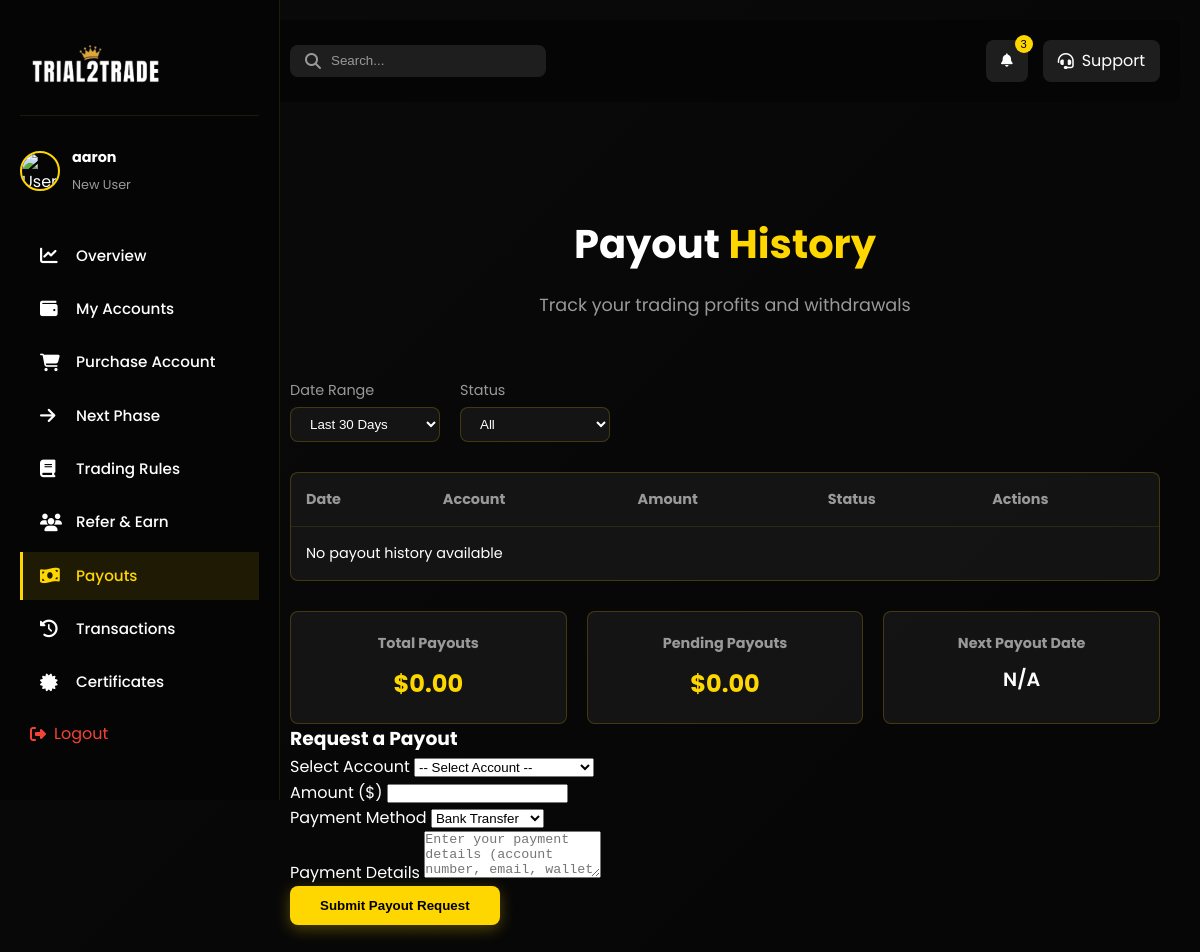
/dashboard-payouts/ (signed in), run on an earlier commit of the app's database.
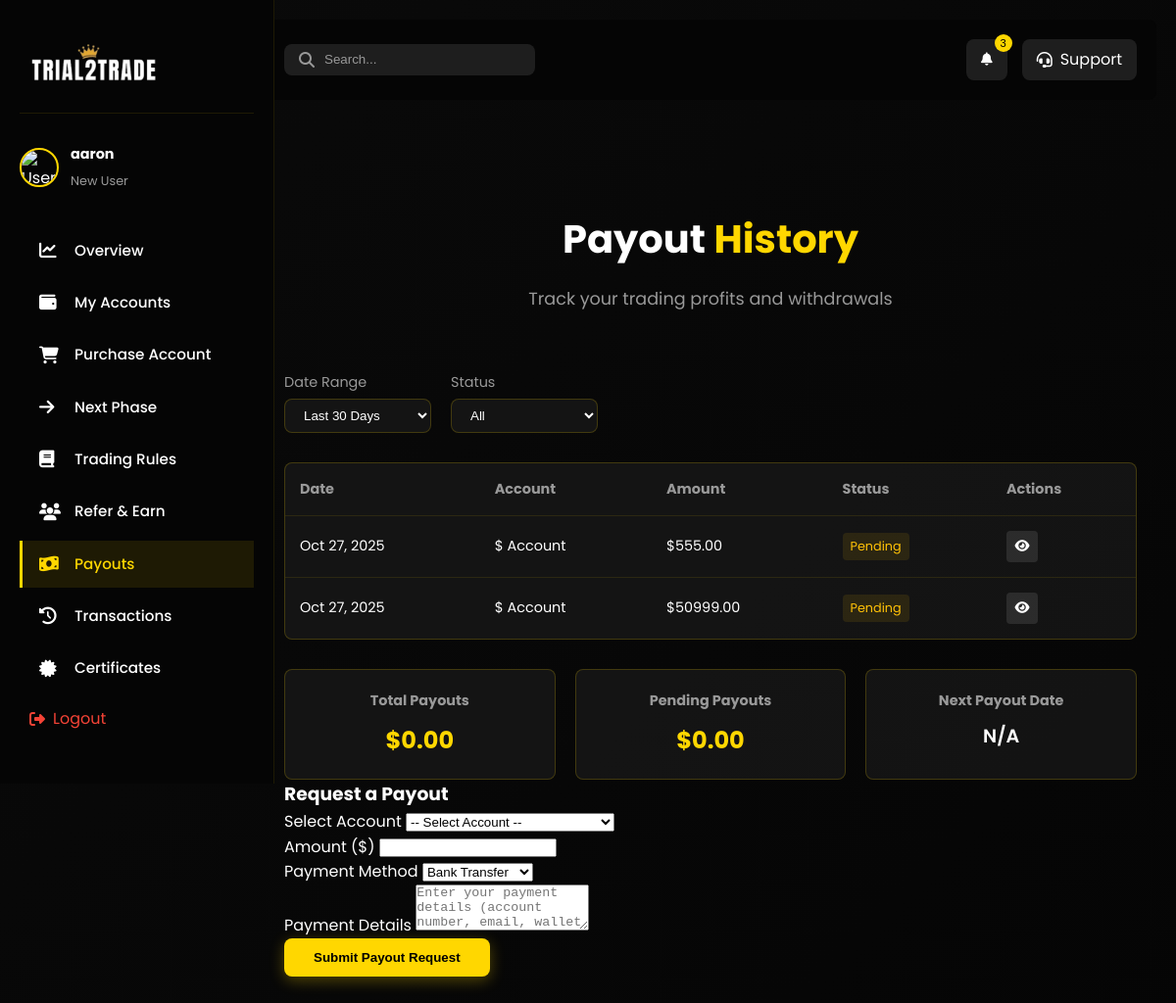
And on a later commit of the database.
### main/models.py (models this page shows, shortened)
class Payout(models.Model):
    STATUS_CHOICES = (
        ('pending', 'Pending'),
        ('processing', 'Processing'),
        ('completed', 'Completed'),
        ('rejected', 'Rejected'),
    )
    user = models.ForeignKey(CustomUser, on_delete=models.CASCADE, related_name='payouts')
    amount = models.DecimalField(max_digits=10, decimal_places=2)
    created_at = models.DateTimeField(auto_now_add=True)
    status = models.CharField(max_length=20, choices=STATUS_CHOICES, default='pending')
    paid_date = models.DateTimeField(null=True, blank=True)
    mt5_account = models.ForeignKey(MT5Account, on_delete=models.SET_NULL, null=True, related_name='payouts')
    transaction_reference = models.CharField(max_length=200, blank=True, null=True)
    payment_method = models.CharField(max_length=100, blank=True, null=True)

### main/views.py (the view, shortened to what this page needs)
# urls.py: path('dashboard-payouts/', views.dashboard_payouts, name='dashboard_payouts'),
@login_required(login_url='/login_user')
def dashboard_payouts(request):
    eligible_accounts = MT5Account.objects.filter(user=request.user, status='active')
    payouts = Payout.objects.filter(user=request.user).order_by('-created_at')
    return render(request, 'main/dashboard-payouts.html', {
        'accounts': eligible_accounts,
        'payouts': payouts
    })

### main/templates/main/dashboard-payouts.html (shortened to what the changed rows need)
{% load static %}
<!DOCTYPE html>
<html lang="en">
<head>
    <link rel="stylesheet" href="{% static 'css/style.css' %}">
    <link rel="stylesheet" href="{% static 'css/dashboard.css' %}">
    <link rel="stylesheet" href="{% static 'css/dashboard-nav.css' %}">
    <link rel="stylesheet" href="https://cdnjs.cloudflare.com/ajax/libs/font-awesome/6.4.0/css/all.min.css">
    <link rel="stylesheet" href="{% static 'css/mobile-nav.css' %}">
</head>
<body>
    <main class="dashboard-content">
        <section class="dashboard-section active">
            <div class="section-header">
                <h2>Payout <span class="highlight">History</span></h2>
            </div>
            <div class="payouts-container">
                <div class="payouts-table">
                    <table>
                        <thead>
                            <tr>
                                <th>Date</th>
                                <th>Account</th>
                                <th>Amount</th>
                                <th>Status</th>
                                <th>Actions</th>
                            </tr>
                        </thead>
                        <tbody>
                            {% if payouts %}
                                {% for payout in payouts %}
                                <tr>
                                    <td>{{ payout.created_at|date:"M d, Y" }}</td>
                                    <td>${{ payout.account.account_size }} Account</td>
                                    <td>${{ payout.amount|floatformat:2 }}</td>
                                    <td><span class="status {{ payout.status }}">{{ payout.get_status_display }}</span></td>
                                    <td>
                                        {% if payout.status == 'completed' %}
                                        <button class="btn icon-btn">
                                            <i class="fas fa-download"></i>
                                        </button>
                                        {% else %}
                                        <button class="btn icon-btn">
                                            <i class="fas fa-eye"></i>
                                        </button>
                                        {% endif %}
                                    </td>
                                </tr>
                                {% endfor %}
                            {% else %}
                                <tr>
                                    <td colspan="5" class="no-data">No payout history available</td>
                                </tr>
                            {% endif %}
                        </tbody>
                    </table>
                </div>
            </div>
        </section>
    </main>
</body>
</html>

What changed in the data, as far as the page shows it:
added Payout: created_at "Oct 27, 2025", amount "555.00", status "Pending"
added Payout: created_at "Oct 27, 2025", amount "50999.00", status "Pending"
Also different on the page:
text no longer shown: "No payout history available"
